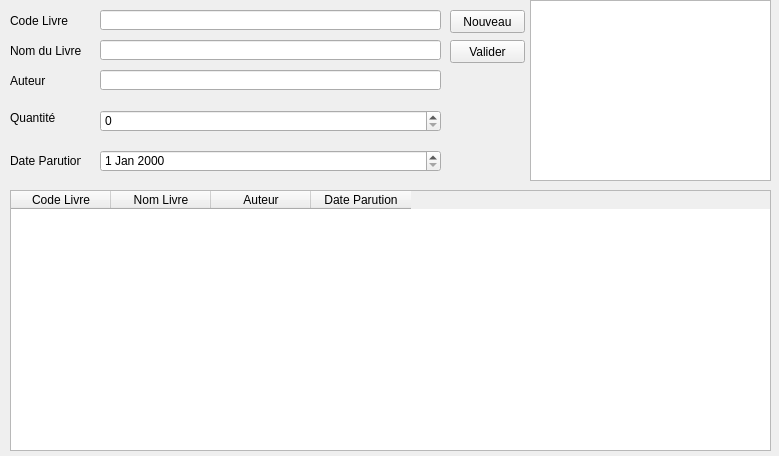
<?xml version="1.0" encoding="UTF-8"?>
<ui version="4.0">
 <class>enregistrelivres</class>
 <widget class="QWidget" name="enregistrelivres">
  <property name="geometry">
   <rect>
    <x>0</x>
    <y>0</y>
    <width>779</width>
    <height>456</height>
   </rect>
  </property>
  <property name="focusPolicy">
   <enum>Qt::TabFocus</enum>
  </property>
  <property name="windowTitle">
   <string>Interface d'enregistrement des livres</string>
  </property>
  <widget class="QDateEdit" name="SAIdateParition">
   <property name="geometry">
    <rect>
     <x>100</x>
     <y>150</y>
     <width>341</width>
     <height>22</height>
    </rect>
   </property>
   <property name="cursor">
    <cursorShape>ArrowCursor</cursorShape>
   </property>
   <property name="focusPolicy">
    <enum>Qt::ClickFocus</enum>
   </property>
  </widget>
  <widget class="QLineEdit" name="SAICodeduLivre">
   <property name="geometry">
    <rect>
     <x>100</x>
     <y>10</y>
     <width>341</width>
     <height>20</height>
    </rect>
   </property>
   <property name="focusPolicy">
    <enum>Qt::WheelFocus</enum>
   </property>
  </widget>
  <widget class="QLabel" name="labelauteur">
   <property name="geometry">
    <rect>
     <x>10</x>
     <y>70</y>
     <width>71</width>
     <height>21</height>
    </rect>
   </property>
   <property name="text">
    <string>Auteur</string>
   </property>
  </widget>
  <widget class="QLabel" name="labeldateparution">
   <property name="geometry">
    <rect>
     <x>10</x>
     <y>150</y>
     <width>71</width>
     <height>21</height>
    </rect>
   </property>
   <property name="text">
    <string>Date Parution</string>
   </property>
  </widget>
  <widget class="QTableWidget" name="TableLivres">
   <property name="geometry">
    <rect>
     <x>10</x>
     <y>190</y>
     <width>761</width>
     <height>261</height>
    </rect>
   </property>
   <column>
    <property name="text">
     <string>Code Livre</string>
    </property>
   </column>
   <column>
    <property name="text">
     <string>Nom Livre</string>
    </property>
   </column>
   <column>
    <property name="text">
     <string>Auteur</string>
    </property>
   </column>
   <column>
    <property name="text">
     <string>Date Parution</string>
    </property>
   </column>
  </widget>
  <widget class="QLabel" name="labelcodelivre">
   <property name="geometry">
    <rect>
     <x>10</x>
     <y>10</y>
     <width>71</width>
     <height>21</height>
    </rect>
   </property>
   <property name="text">
    <string>Code Livre</string>
   </property>
  </widget>
  <widget class="QLabel" name="labelnomlivre">
   <property name="geometry">
    <rect>
     <x>10</x>
     <y>40</y>
     <width>71</width>
     <height>21</height>
    </rect>
   </property>
   <property name="text">
    <string>Nom du Livre</string>
   </property>
  </widget>
  <widget class="QLineEdit" name="SAINomduLivre">
   <property name="geometry">
    <rect>
     <x>100</x>
     <y>40</y>
     <width>341</width>
     <height>20</height>
    </rect>
   </property>
   <property name="focusPolicy">
    <enum>Qt::ClickFocus</enum>
   </property>
  </widget>
  <widget class="QPushButton" name="BTNValider">
   <property name="geometry">
    <rect>
     <x>450</x>
     <y>40</y>
     <width>75</width>
     <height>23</height>
    </rect>
   </property>
   <property name="text">
    <string>Valider</string>
   </property>
  </widget>
  <widget class="QLineEdit" name="SAIAuteurduLivre">
   <property name="geometry">
    <rect>
     <x>100</x>
     <y>70</y>
     <width>341</width>
     <height>20</height>
    </rect>
   </property>
   <property name="focusPolicy">
    <enum>Qt::ClickFocus</enum>
   </property>
  </widget>
  <widget class="QPushButton" name="BTNNouveau">
   <property name="geometry">
    <rect>
     <x>450</x>
     <y>10</y>
     <width>75</width>
     <height>23</height>
    </rect>
   </property>
   <property name="text">
    <string>Nouveau</string>
   </property>
  </widget>
  <widget class="QTextBrowser" name="infolivre">
   <property name="geometry">
    <rect>
     <x>530</x>
     <y>0</y>
     <width>241</width>
     <height>181</height>
    </rect>
   </property>
  </widget>
  <widget class="QLabel" name="labelquantite">
   <property name="geometry">
    <rect>
     <x>10</x>
     <y>110</y>
     <width>55</width>
     <height>16</height>
    </rect>
   </property>
   <property name="text">
    <string>Quantité</string>
   </property>
  </widget>
  <widget class="QSpinBox" name="SAIQuantiteLivre">
   <property name="geometry">
    <rect>
     <x>100</x>
     <y>110</y>
     <width>341</width>
     <height>22</height>
    </rect>
   </property>
  </widget>
 </widget>
 <resources/>
 <connections/>
</ui>
